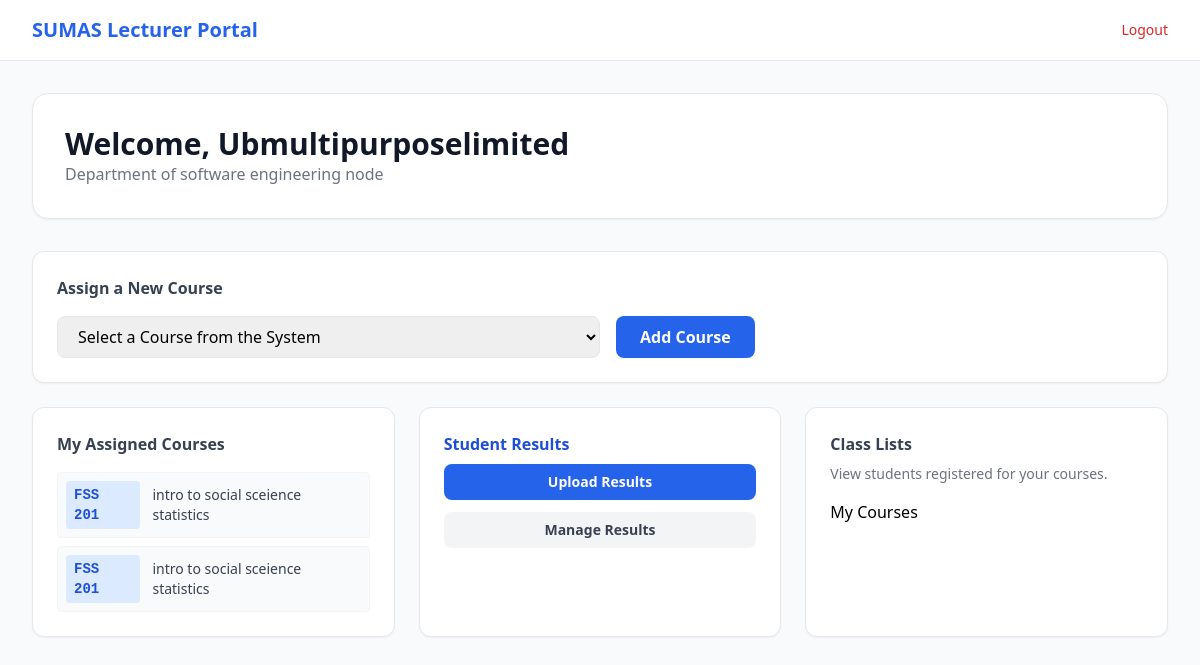
/lecturer/dashboard (signed in), run on the app's committed database.
### app.py (models this page shows, shortened)
class Lecturer(db.Model):
    __tablename__ = 'lecturers'
    id = db.Column(db.Integer, primary_key=True)
    name = db.Column(db.String(100), nullable=False)
    email = db.Column(db.String(100), unique=True, nullable=False)
    password = db.Column(db.String(255), nullable=False)
    department = db.Column(db.String(100), nullable=False)
    results = db.relationship('Result', back_populates='lecturer', cascade="all, delete-orphan")
    courses = db.relationship('LecturerCourse', back_populates='lecturer', cascade="all, delete-orphan")

class LecturerCourse(db.Model):
    __tablename__ = 'lecturer_courses'
    id = db.Column(db.Integer, primary_key=True)
    lecturer_id = db.Column(db.Integer, db.ForeignKey('lecturers.id'), nullable=False)
    course_id = db.Column(db.Integer, db.ForeignKey('course.id'), nullable=False)
    lecturer = db.relationship('Lecturer', back_populates='courses')
    course = db.relationship('Course', backref='lecturer_assignments')

class Course(db.Model):
    id = db.Column(db.Integer, primary_key=True)
    session_year = db.Column(db.String(20), nullable=False)
    level = db.Column(db.Integer, nullable=False)
    semester = db.Column(db.String(20), nullable=False)
    faculty = db.Column(db.String(100), nullable=False)
    department = db.Column(db.String(100), nullable=False)
    course_code = db.Column(db.String(20), unique=True, nullable=False)
    course_title = db.Column(db.String(200), nullable=False)
    unit_load = db.Column(db.Integer, nullable=False)

### app.py (the view)
@app.route('/lecturer/dashboard')
def lecturer_dashboard():
    if 'lecturer_id' not in session:
        return redirect(url_for('lecturer_login'))
    lecturer = Lecturer.query.get(session['lecturer_id'])
    all_courses = Course.query.all()
    return render_template('lecturerdashboard.html',
                           lecturer=lecturer,
                           lecturer_courses=lecturer.courses,
                           all_available_courses=all_courses)

### templates/lecturerdashboard.html (shortened to what this page needs)
<!DOCTYPE html>
<html lang="en">
<head>
    <script src="https://cdn.tailwindcss.com"></script>
</head>
<body class="bg-gray-50 min-h-screen">
    <nav class="bg-white border-b p-4 px-8 flex justify-between items-center">
        <h1 class="text-xl font-bold text-blue-600">SUMAS Lecturer Portal</h1>
        <a href="/lecturer/logout" class="text-sm font-medium text-red-600 hover:text-red-800 transition">Logout</a>
    </nav>
    <main class="max-w-7xl mx-auto p-8">
        <div class="bg-white p-8 rounded-2xl shadow-sm border mb-8">
            <h1 class="text-3xl font-bold text-gray-900">Welcome, {{ lecturer.name }}</h1>
            <p class="text-gray-500">Department of {{ lecturer.department }}</p>
        </div>
        <div class="grid grid-cols-1 md:grid-cols-2 lg:grid-cols-3 gap-6">
            <div class="bg-white p-6 rounded-xl shadow-sm border col-span-1 md:col-span-2 lg:col-span-3">
                <h3 class="font-bold text-gray-700 mb-4">Assign a New Course</h3>
                <form action="{{ url_for('lecturer_add_course') }}" method="POST" class="flex flex-wrap gap-4">
                    <select name="course_id" required class="border rounded-lg px-4 py-2 w-full md:w-1/2 focus:ring-2 focus:ring-blue-500 outline-none">
                        <option value="" disabled selected>Select a Course from the System</option>
                    </select>
                    <button type="submit" class="bg-blue-600 text-white px-6 py-2 rounded-lg font-semibold hover:bg-blue-700 transition">
                        Add Course
                    </button>
                </form>
            </div>
            <div class="bg-white p-6 rounded-xl shadow-sm border hover:shadow-md transition">
                <h3 class="font-bold text-gray-700">My Assigned Courses</h3>
                <div class="mt-4 space-y-2">
                    {% if lecturer_courses %}
                        {% for assignment in lecturer_courses %}
                            <div class="flex items-center text-sm p-2 bg-gray-50 rounded border border-gray-100">
                                <span class="font-mono bg-blue-100 px-2 py-1 rounded mr-3 text-blue-700 font-bold">
                                    {{ assignment.course.course_code }}
                                </span>
                                <span class="text-gray-700">{{ assignment.course.course_title }}</span>
                            </div>
                        {% endfor %}
                    {% else %}
                        <p class="text-gray-400 mt-2 text-sm italic">No courses assigned yet.</p>
                    {% endif %}
                </div>
            </div>
            <div class="bg-white p-6 rounded-xl shadow-sm border hover:shadow-md transition">
                <h3 class="font-bold text-blue-700 mb-2">Student Results</h3>
                <div class="space-y-3">
                    <a href="{{ url_for('upload_results') }}" class="block w-full text-center bg-blue-600 text-white px-4 py-2 rounded-lg text-sm font-semibold hover:bg-blue-700 transition">
                        Upload Results
                    </a>
                    <a href="{{ url_for('view_results') }}" class="block w-full text-center bg-gray-100 text-gray-700 px-4 py-2 rounded-lg text-sm font-semibold hover:bg-gray-200 transition">
                        Manage Results
                    </a>
                </div>
            </div>
            <div class="bg-white p-6 rounded-xl shadow-sm border hover:shadow-md transition">
                <h3 class="font-bold text-gray-700">Class Lists</h3>
                <p class="text-gray-500 mt-2 text-sm mb-4">View students registered for your courses.</p>
<a href="{{ url_for('all_registrations') }}">My Courses</a>
        </div>
    </main>
</body>
</html>

### data on the page
Lecturer: name "Ubmultipurposelimited", department "software engineering node"
LecturerCourse: course.course_code "FSS 201", course.course_title "intro to social sceience statistics"
LecturerCourse: course.course_code "FSS 201", course.course_title "intro to social sceience statistics"
